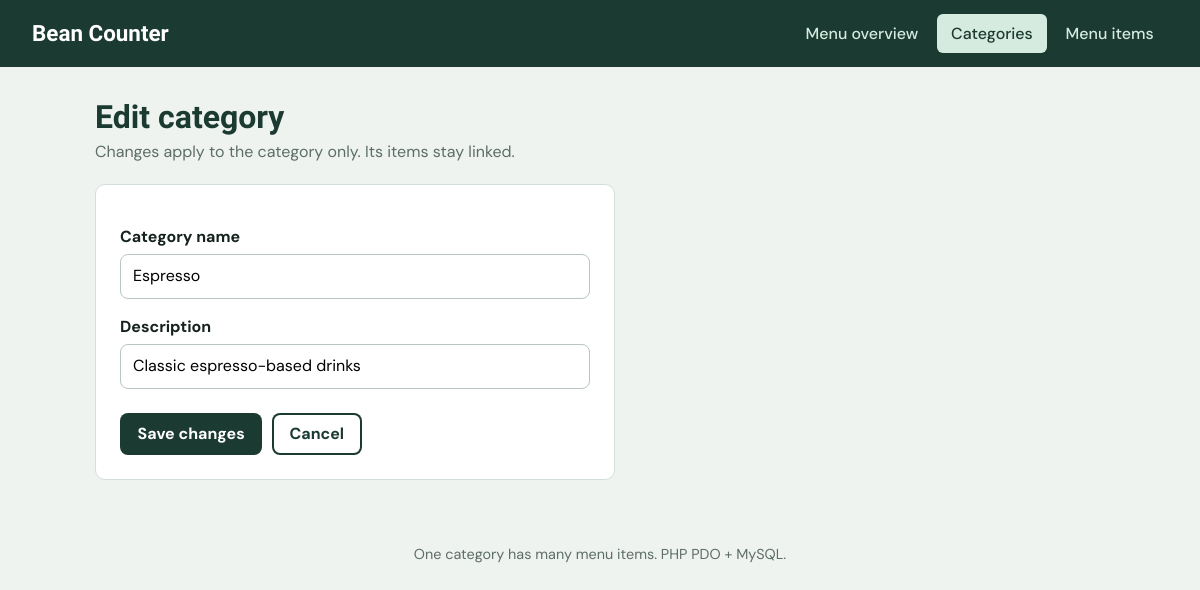
/categories/edit.php?id=1, run on the app's committed database.
### tables this page shows
CREATE TABLE categories (
    category_id   INT AUTO_INCREMENT PRIMARY KEY,
    category_name VARCHAR(100) NOT NULL,
    description   VARCHAR(255)
);

### dbconfig.php (called while the page is built, shortened)
<?php
function e($v) { return htmlspecialchars((string)$v, ENT_QUOTES, 'UTF-8'); }

### categories/edit.php (the view, shortened to what this page needs)
<?php
require_once '../dbconfig.php';
$id = (int)($_GET['id'] ?? $_POST['category_id'] ?? 0);
$stmt = $pdo->prepare("SELECT * FROM categories WHERE category_id = :id");
$stmt->execute([':id' => $id]);
$cat = $stmt->fetch();
require '../includes/header.php';
?>
<div class="head"><div><h1>Edit category</h1><p>Changes apply to the category only. Its items stay linked.</p></div></div>
<form class="card" method="post">
  <label for="category_name">Category name</label>
  <input id="category_name" name="category_name" value="<?= e($cat['category_name']) ?>" maxlength="100" required>
  <label for="description">Description</label>
  <input id="description" name="description" value="<?= e($cat['description']) ?>" maxlength="255">
  <div class="actions"><button class="btn" type="submit">Save changes</button><a class="btn ghost" href="list.php">Cancel</a></div>
</form>
<?php require '../includes/footer.php'; ?>

### assets/style.css (style rules this page uses)
:root { --green:#1b3a31; --green-2:#2b5a4a; --mint:#d6ebdf; --bg:#eef3ef; --card:#ffffff; --ink:#16221d; --muted:#5d6e66; --line:#d5dfd8; --amber:#b9770e; --red:#a3322b; --red-bg:#fbe9e7; }
* { box-sizing:border-box }
body { margin:0;background:var(--bg);color:var(--ink);font-family:'DM Sans',system-ui,sans-serif;line-height:1.5 }
h1,h2,h3 { font-family:'Bricolage Grotesque','DM Sans',sans-serif;line-height:1.15;margin:0 }
.head { display:flex;justify-content:space-between;align-items:flex-end;gap:1rem;flex-wrap:wrap;margin-bottom:1.25rem }
.head h1 { font-size:2rem;color:var(--green) }
.head p { margin:.25rem 0 0;color:var(--muted) }
.btn { display:inline-block;border:0;cursor:pointer;font:inherit;font-weight:700;text-decoration:none;padding:.55rem 1.1rem;border-radius:8px;background:var(--green);color:#fff }
.btn.ghost { background:transparent;color:var(--green);box-shadow:inset 0 0 0 2px var(--green) }
form.card { background:var(--card);border:1px solid var(--line);border-radius:10px;padding:1.5rem;max-width:520px }
label { display:block;font-weight:700;margin:1rem 0 .3rem }
input,select { width:100%;font:inherit;padding:.6rem .75rem;border:1px solid #b9c7be;border-radius:8px;background:#fff }
.actions { display:flex;gap:.6rem;margin-top:1.5rem }

### data on the page
categories: category_name "Espresso", description "Classic espresso-based drinks"
